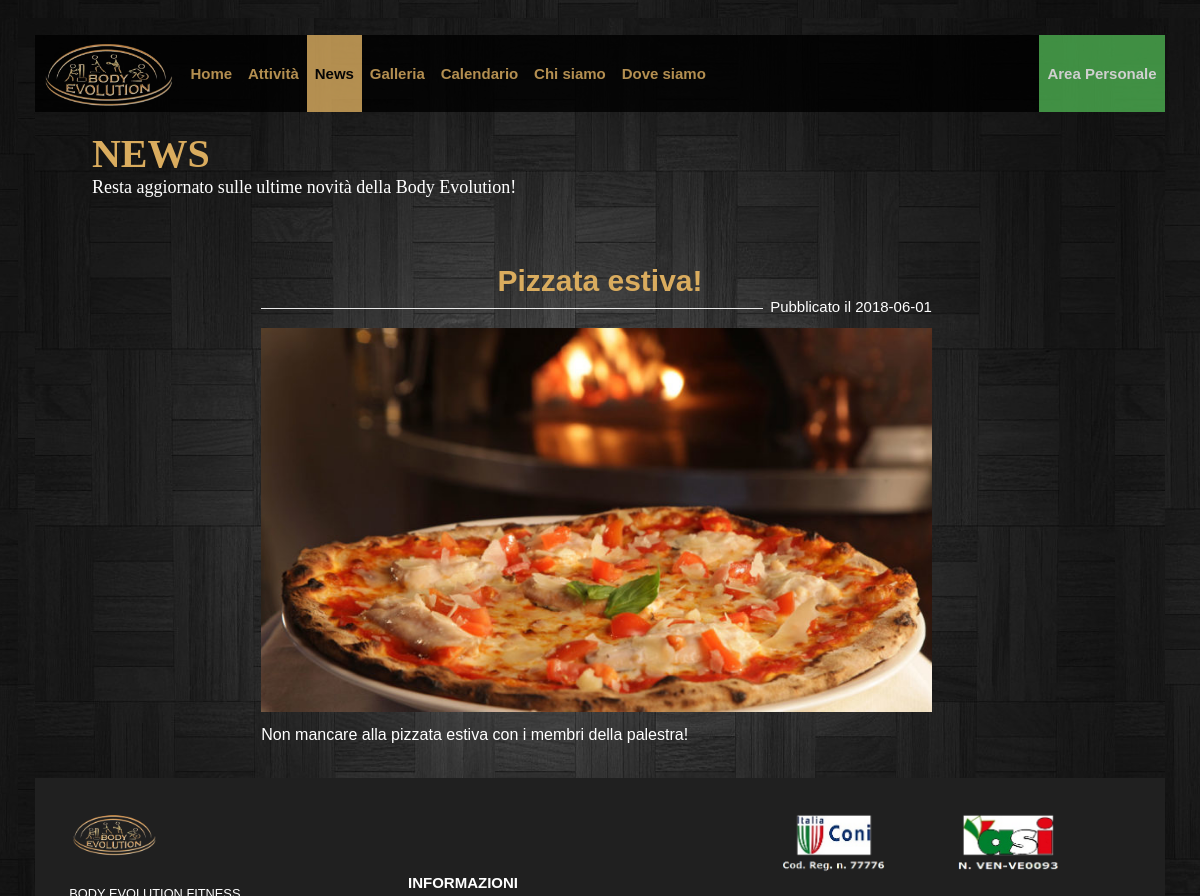
/PHP/News.php (upper part), run on an earlier commit of the app's database.
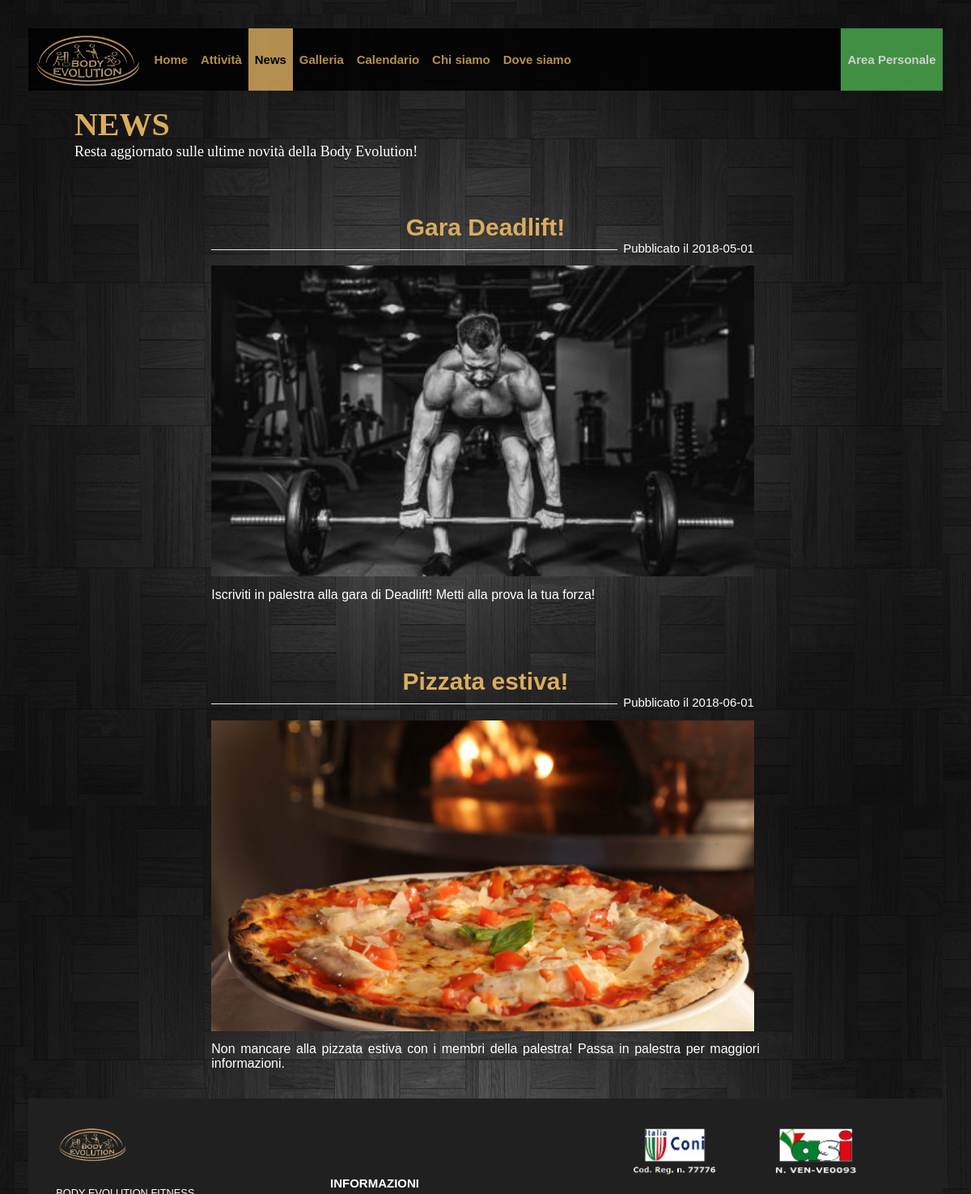
And on a later commit of the database.
### tables this page shows
CREATE TABLE `news` (
  `Titolo` varchar(50) NOT NULL,
  `Data` date NOT NULL,
  `Immagine` varchar(50) NOT NULL,
  `Descrizione` text NOT NULL
);

### PHP/config.php (called while the page is built, shortened)
<?php
function query($sql) {
    global $connessione;
    $res = mysqli_query($connessione, $sql);
    return $res;
}
?>

### PHP/News.php (the view, shortened to what this page needs)
<?php
	require_once('config.php');
    require_once('printHeader.php');
    $foot = file_get_contents("../Templates/footer.txt");
	$logout = "<a id=\"logoutButton\" title=\"Effettua il logout\" href=\"logout.php\"><span lang=\"en\">Logout</span></a>";
	$login = "<a id=\"panelButton\" title=\"Effettua il login\" href=\"areaPersonale.php\">Area Personale</a>";
	$adminPanel = "<a id=\"panelButton\" title=\"Vai al pannello amministratore\" href=\"adminPanel.php\"><span lang=\"en\">Admin Panel</span></a>";
	$userPanel = "<a id=\"panelButton\" title=\"Vai al pannello utente\" href=\"userPanel.php\"><span lang=\"en\">User Panel</span></a>";
	$closediv = "</div>";
	$closebody = "</body>";
	$closehtml = "</html>";
	printHead('News');
	if(isset($_SESSION['user_code']) && $_SESSION['user_type'] == 'admin') {
		echo $logout;
		echo $adminPanel;
	} else if(isset($_SESSION['user_code']) && $_SESSION['user_type'] == 'user') {
		echo $logout;
		echo $userPanel;
	} else {
		echo $login;
	}
	echo $closediv;
	echo $closediv;
	$title = "<div id=\"corpo\">
				<div id=\"Presentazione\">
					<h1 id=\"titoloPagina\"><span lang=\"en\">NEWS</span></h1>
					<p>Resta aggiornato sulle ultime novità della <span lang=\"en\">Body Evolution</span>!</p>
				</div>";
	echo $title;
	$query = query("
		SELECT Titolo, Data, Immagine, Descrizione
		FROM news;
	");
	while($row = mysqli_fetch_assoc($query)) {
		$stampa = "<div class=\"newscont\">
						<h2 class=\"titlenews\"> ".$row['Titolo']." </h2>
						<div class=\"corpopos\">
							<p class=\"pubblicazione\">Pubblicato il ".$row['Data']."</p>
							<img class=\"imgnews\" src=\"../Uploads/upNews/".$row['Immagine']."\" alt=\"Immagine della news\" />
							<p class=\"textnews\"> ".$row['Descrizione']." </p>
							<div class=\"separator\"></div>
						</div>
					</div>";
		echo $stampa;
	}
	echo $closediv;
	echo $foot;
	echo $closebody;
	echo $closehtml;
?>

### PHP/printHeader.php (shortened to what this page needs)
<?php
	function printHead($title){
		echo("
		<!DOCTYPE html>
		<html lang=\"it\">
		<head>
			<title>".$title." | Body Evolution</title>
			<meta charset=\"utf-8\">
			<meta name=\"viewport\" content=\"width=device-width, initial-scale=1.0\"/>
			<link href=\"../CSS/Desktop.css\" rel=\"stylesheet\" media=\"screen\"/>
			<link href=\"../CSS/Tablet.css\" rel=\"stylesheet\" media=\"screen and (min-width:768px) and (max-width:1024px)\"/>
			<link href=\"../CSS/Mobile.css\" rel=\"stylesheet\" media=\"screen and (max-width: 767px)\"/>
			<link href=\"../CSS/Print.css\" rel=\"stylesheet\" media=\"print\"/>
			<link href=\"https://cdnjs.cloudflare.com/ajax/libs/font-awesome/4.7.0/css/font-awesome.min.css\" rel=\"stylesheet\"/>
		</head>
		<body>
			<div id=\"contenitore\">
				<div id=\"Intestazione\">
					<a href=\"#corpo\" id=\"saltaMenu\">Vai al corpo della pagina</a>
					<a class=\"sandwich\"  onclick=\"menuResponsive()\">&#9776;</a>
		");
		if($title == 'Home') {
			echo("<a class=\"active\"><img id=\"logo\" src=\"../IMAGES/logo.png\" alt=\"Logo Body Evolution\" title=\"Logo Body Evolution\"/></a>
			<div class=\"printable\"> BODY EVOLUTION FITNESS</div>");
		}
		else {
			echo("<a href=\"Home.php\"><img id=\"logo\" src=\"../IMAGES/logo.png\" alt=\"Logo Body Evolution\" title=\"Vai alla home\"/></a>
			<div class=\"printable\"> BODY EVOLUTION FITNESS</div>");
		}
		if($title == 'Area Personale') {
			echo("<a class=\"active\"><img id=\"user\" src=\"../IMAGES/user.png\" alt=\"Immagine login\"/></a>
			<div class=\"Menu\" id=\"myMenu\">");
		}
		else {
			echo("<a href=\"areaPersonale.php\"><img id=\"user\" src=\"../IMAGES/user.png\" title=\"Vai all'area personale\" alt=\"Immagine login\"/></a>
			<div class=\"Menu\" id=\"myMenu\">");
		}
		if($title == 'Home') {
			echo("<a class=\"active\"><span lang=\"en\">Home</span></a>");
		}
		else {
			echo("<a href=\"Home.php\" title=\"Vai alla home\"><span lang=\"en\">Home</span></a>");
		}
		if($title == 'Attivita') {
			echo("<a class=\"active\">Attivit&agrave;</a>");
		}
		else {
			echo("<a href=\"Attivita.php\" title=\"Vai alle attività\">Attivit&agrave;</a>");
		}
		if($title == 'News') {
			echo("<a class=\"active\"><span lang=\"en\">News</span></a>");
		}
		else {
			echo("<a href=\"News.php\" title=\"Vai alle news\"><span lang=\"en\">News</span></a>");
		}
		if($title == 'Galleria' || $title == 'Galleria Foto') {
			echo("<a class=\"active\">Galleria</a>");
		}
		else {
			echo("<a href=\"Galleria.php\" title=\"Vai alla galleria\">Galleria</a>");
		}
		if($title == 'Calendario') {
			echo("<a class=\"active\">Calendario</a>");
		}
		else {
			echo("<a href=\"Calendario.php\" title=\"Vai al calendario\">Calendario</a>");
		}
		if($title == 'Chi Siamo') {
			echo("<a class=\"active\">Chi siamo</a>");
		}
		else {
			echo("<a href=\"chiSiamo.php\" title=\"Vai a chi siamo\">Chi siamo</a>");
		}
		if($title == 'Dove Siamo') {
			echo("<a class=\"active\">Dove siamo</a>");
		}
		else {
			echo("<a href=\"doveSiamo.php\" title=\"Vai a dove siamo\">Dove siamo</a>");
		}
	}
?>

### CSS/Desktop.css (style rules this page uses)
* { padding: 0; margin: 0; }
html, body { margin: 0; padding: 0; font-size: 100%; font-family: Verdana, Arial, Helvetica, sans-serif; background-color: #323232; margin:1.5%; background-image: url("../IMAGES/sfondo.jpg"); }
#Intestazione { position: sticky; top: 0; z-index: 5; background-color: #000; opacity: 0.8; }
#logo { float: left; padding: 0.2em; width: 9.19em; }
.Menu { overflow: hidden; font-size: 15px; }
.Menu a { float: left; display: block; color: #DAAC5E; text-align: center; font-weight: bold; padding: 2em 0.53em; text-decoration: none; width: auto; }
.Menu a.active { color: #000; background-color: #DAAC5E; cursor: default; }
#panelButton { background-color: #4CAF50; float: right; color: white; }
#Footer { font-size: 0.8em; line-height: 22px; color: white; background-color: rgb(32,32,32); overflow: hidden; clear: both; }
#Footer h2 { font-size: 15px; margin-top: 4em; margin-bottom: 3em; }
#footersx { float: left; padding: 3%; width: 22%; }
#logofooter { margin-bottom: 1.5em; width: 50%; }
#footercx { float: left; padding: 3%; margin-left: 8%; width: 22%; }
#footerdx { float: right; padding: 3%; width: 37%; }
#Coni { float: left; width: 30%; margin-bottom: 1.5em; }
#asi { width: 30%; margin-left: 20%; margin-bottom: 1.5em; }
.separator { overflow: hidden; position:relative; display:block; height:1px; background-color: #eaeaea; margin:10px 0; }
#Presentazione { color: #DAAC5E; width:95%; font-family: Verdana; position: relative; font-size: 18px; text-align: left; left: 5%; margin-top: 1em; margin-bottom: 1em; }
#Presentazione p { color:white; }
#titoloPagina { font-size: 40px; }
.newscont { float:left; width:60%; margin:3% 20%; }
.titlenews { text-align:center; margin:2%; margin-bottom:0%; color:#DAAC5E; font-size: 30px; }
.pubblicazione { float:right; margin:0 1%; color:white; font-size: 15px; }
.imgnews { float:left; margin:2% 0; width:99%; overflow: hidden; height:24em; object-fit: cover; }
.corpopos { float:left; width:100%; }
.textnews { float:left; margin:0; text-align: justify; width:100%; color:white; }
*,:after,:before { box-sizing:border-box; }
a { color:inherit; text-decoration:none; }

### CSS/Tablet.css (style rules this page uses)
#contenitore { margin: 0; border: 0; }
#Intestazione { position: static; }
#logo { float: none; padding: 0.2em; width: 25%; margin-left: 38%; }
.Menu a { display: none; padding: 1em 0.64em; }
#Footer h2 { margin: 0; }
#footercx { width: 32%; }
#footercx h2 { margin-bottom: 1em; }
#logofooter, #Coni, #asi { display: none; }
.newscont { width:96%; margin:3% 2%; }

### CSS/Mobile.css (style rules this page uses)
#contenitore { margin: 0; border: 0; }
#Intestazione { position: static; }
#logo { float: none; padding: 0.2em; width: 25%; margin-left: 38%; }
.Menu a { display: none; padding: 1em 0.64em; }
#Footer { position: relative; }
#Footer h2 { margin-top: 6%; margin-bottom: 0; }
#footersx { float: none; width: 95%; }
#footercx { float: none; width: 95%; margin-left: 0; }
#footercx h2 { margin-top: 0; }
#footerdx { display: none; }
#logofooter, #Coni, #asi { display: none; }
.newscont { width:96%; margin:3% 2%; }
.imgnews { height:14em; }

### CSS/Print.css (style rules this page uses)
html, body { font-size: 12pt; max-width: 1024px; margin: auto; font-family: "Times New Roman", Times, serif; text-align: justify; position: relative; width: 100%; }
.Menu, .sandwich, #user, #saltaMenu, #logofooter, #logofacebook, .container, .logo, #Coni, #asi { display: none; }
#logo { display: none; }
#titoloPagina { font-size: 22px; margin-bottom:-15px; }
.printablefooter { font-size: 14pt; font-weight: bold; margin-bottom:-15px; }
#footerdx { font-size: 10pt; }
#Footer h2 { margin-bottom: -15px; }
.separator { display: none; }
.imgnews { display: none; }
.titlenews { margin-bottom:-15px; }
.pubblicazione { font-size: 12pt; }

What changed in the data, as far as the page shows it:
added news: Titolo "Gara Deadlift!", Data "2018-05-01", Immagine (picture), Descrizione "Iscriviti in palestra alla gara di Deadlift! Metti alla prova la tua forza!"
changed news "Pizzata estiva!": Descrizione "Non mancare alla pizzata estiva con i membri della palestra!" → "Non mancare alla pizzata estiva con i membri della palestra! Passa in palestra per maggiori informazioni."
